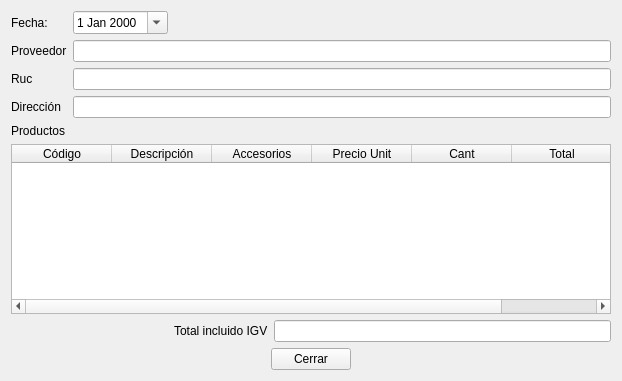
<?xml version="1.0" encoding="UTF-8"?>
<ui version="4.0">
 <class>ui_datos_compras</class>
 <widget class="QWidget" name="ui_datos_compras">
  <property name="geometry">
   <rect>
    <x>0</x>
    <y>0</y>
    <width>622</width>
    <height>381</height>
   </rect>
  </property>
  <property name="windowTitle">
   <string>Form</string>
  </property>
  <layout class="QGridLayout" name="gridLayout_2">
   <item row="0" column="0">
    <layout class="QGridLayout" name="gridLayout">
     <item row="1" column="0">
      <widget class="QLabel" name="label_2">
       <property name="text">
        <string>Proveedor</string>
       </property>
      </widget>
     </item>
     <item row="2" column="0">
      <widget class="QLabel" name="label_3">
       <property name="text">
        <string>Ruc</string>
       </property>
      </widget>
     </item>
     <item row="3" column="0">
      <widget class="QLabel" name="label_4">
       <property name="text">
        <string>Dirección</string>
       </property>
      </widget>
     </item>
     <item row="4" column="0">
      <widget class="QLabel" name="label_5">
       <property name="text">
        <string>Productos</string>
       </property>
      </widget>
     </item>
     <item row="1" column="1" colspan="2">
      <widget class="QLineEdit" name="lineEdit_proveedor"/>
     </item>
     <item row="2" column="1" colspan="2">
      <widget class="QLineEdit" name="lineEdit_ruc"/>
     </item>
     <item row="3" column="1" colspan="2">
      <widget class="QLineEdit" name="lineEdit_direccion"/>
     </item>
     <item row="6" column="2">
      <layout class="QHBoxLayout" name="horizontalLayout_3">
       <item>
        <widget class="QLabel" name="label_8">
         <property name="text">
          <string>Total incluido IGV</string>
         </property>
        </widget>
       </item>
       <item>
        <widget class="QLineEdit" name="lineEdit_total"/>
       </item>
      </layout>
     </item>
     <item row="7" column="0" colspan="3">
      <layout class="QHBoxLayout" name="horizontalLayout_4">
       <item>
        <spacer name="horizontalSpacer_4">
         <property name="orientation">
          <enum>Qt::Horizontal</enum>
         </property>
         <property name="sizeHint" stdset="0">
          <size>
           <width>40</width>
           <height>20</height>
          </size>
         </property>
        </spacer>
       </item>
       <item>
        <widget class="QPushButton" name="pushButton_4">
         <property name="text">
          <string>Cerrar</string>
         </property>
        </widget>
       </item>
       <item>
        <spacer name="horizontalSpacer_5">
         <property name="orientation">
          <enum>Qt::Horizontal</enum>
         </property>
         <property name="sizeHint" stdset="0">
          <size>
           <width>40</width>
           <height>20</height>
          </size>
         </property>
        </spacer>
       </item>
      </layout>
     </item>
     <item row="0" column="0">
      <widget class="QLabel" name="label_9">
       <property name="text">
        <string>Fecha:</string>
       </property>
      </widget>
     </item>
     <item row="0" column="1">
      <widget class="QDateEdit" name="dateEdit">
       <property name="calendarPopup">
        <bool>true</bool>
       </property>
      </widget>
     </item>
     <item row="0" column="2">
      <spacer name="horizontalSpacer_6">
       <property name="orientation">
        <enum>Qt::Horizontal</enum>
       </property>
       <property name="sizeHint" stdset="0">
        <size>
         <width>40</width>
         <height>20</height>
        </size>
       </property>
      </spacer>
     </item>
     <item row="6" column="0" colspan="2">
      <spacer name="horizontalSpacer_3">
       <property name="orientation">
        <enum>Qt::Horizontal</enum>
       </property>
       <property name="sizeHint" stdset="0">
        <size>
         <width>40</width>
         <height>20</height>
        </size>
       </property>
      </spacer>
     </item>
     <item row="5" column="0" colspan="3">
      <widget class="QTableWidget" name="tableWidget">
       <column>
        <property name="text">
         <string>Código</string>
        </property>
       </column>
       <column>
        <property name="text">
         <string>Descripción</string>
        </property>
       </column>
       <column>
        <property name="text">
         <string>Accesorios</string>
        </property>
       </column>
       <column>
        <property name="text">
         <string>Precio Unit</string>
        </property>
       </column>
       <column>
        <property name="text">
         <string>Cant</string>
        </property>
       </column>
       <column>
        <property name="text">
         <string>Total</string>
        </property>
       </column>
      </widget>
     </item>
    </layout>
   </item>
  </layout>
 </widget>
 <resources/>
 <connections/>
</ui>
